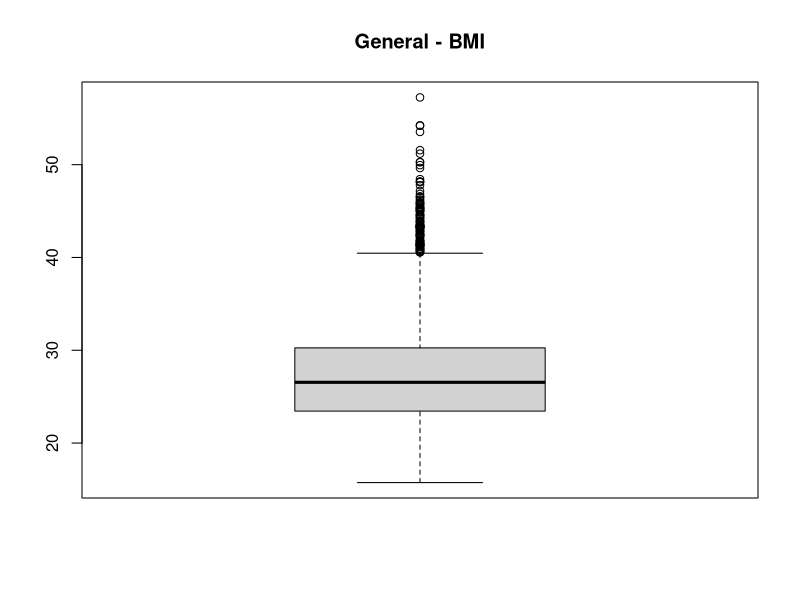
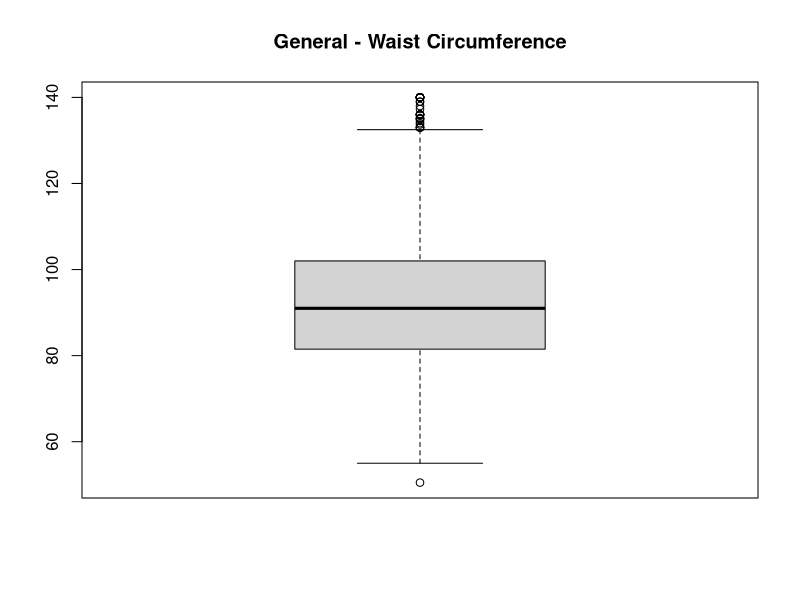
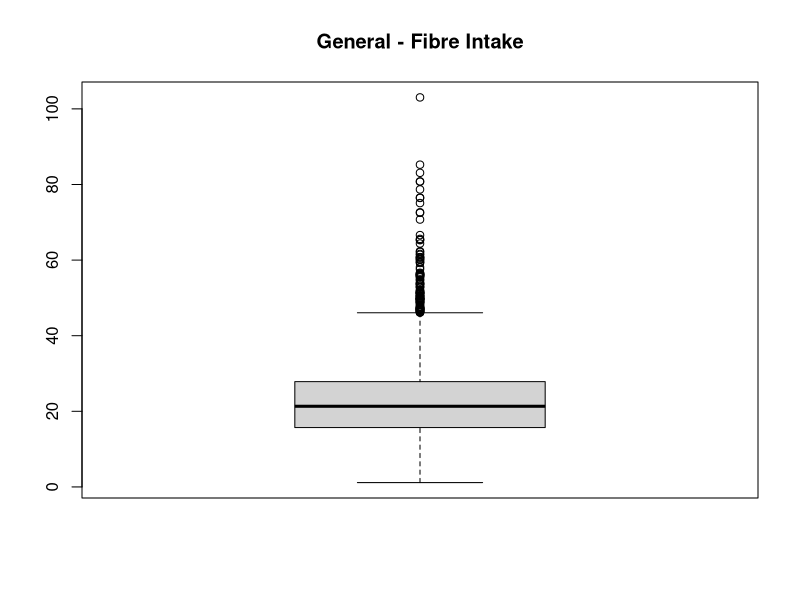
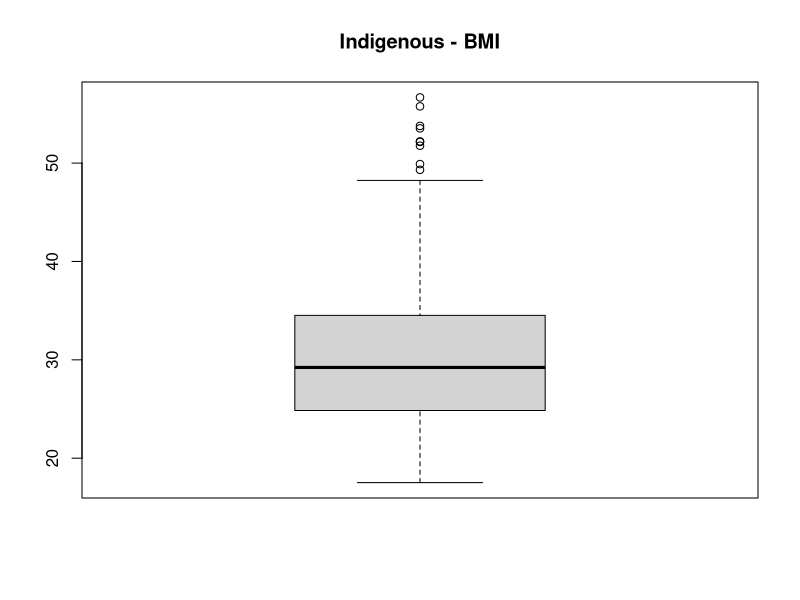
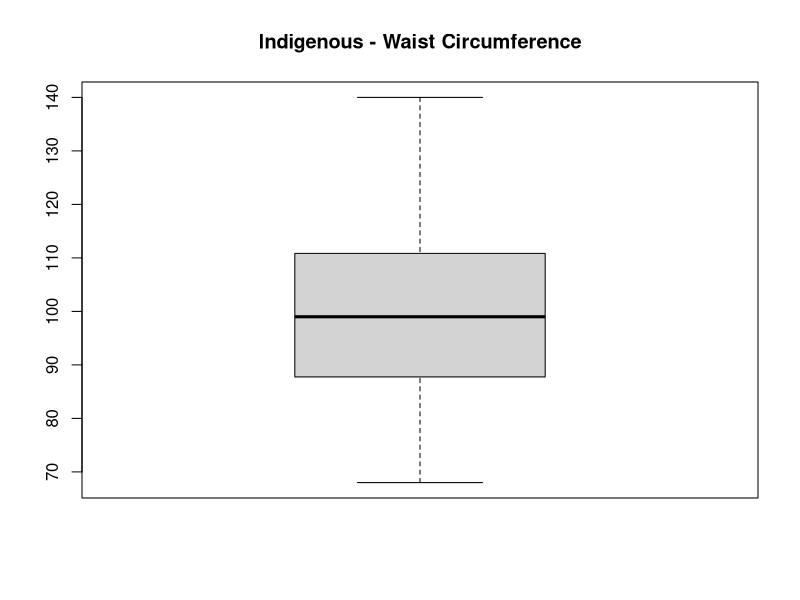
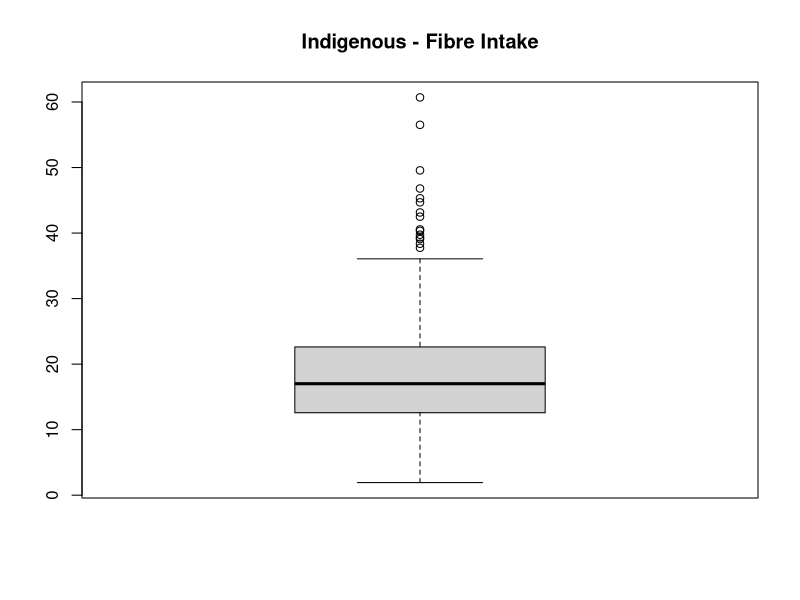

Write the R code that produced these figures, in order.
## ---- chunk 1
knitr::opts_chunk$set(echo = TRUE)
## ---- chunk 2
install.packages("readxl")
## ---- chunk 3
library(readxl)

general<- read_excel("rq3_general_nnpas_cleaned.xlsx")
indigenous <- read_excel("rq3_indigenous_natsinpas_cleaned.xlsx") 
head(general)
excel_sheets("rq3_general_nnpas_cleaned.xlsx")
## ---- chunk 4
general <- read_excel("rq3_general_nnpas_cleaned.xlsx", sheet = "eligible_sample")
head(general)
## ---- chunk 5
excel_sheets("rq3_indigenous_natsinpas_cleaned.xlsx")
indigenous <- read_excel("rq3_indigenous_natsinpas_cleaned.xlsx", sheet = "eligible_sample")
head(indigenous)
## ---- chunk 6
names(general)
names(indigenous)
## ---- chunk 7
install.packages("robustbase")
library(robustbase)
## ---- chunk 8
check_outliers <- function(data, name) {
  boxplot(data$bmi, main = paste(name, "- BMI"))
  boxplot(data$waist_cm, main = paste(name, "- Waist Circumference"))
  boxplot(data$fibre_2day_avg_g, main = paste(name, "- Fibre Intake"))
}

check_outliers(general, "General")
check_outliers(indigenous, "Indigenous")
## ---- chunk 9
install.packages("mice")
## ---- chunk 10
check_missing <- function(data, name) {
  cat("Missingness for", name, ":\n")
  print(colSums(is.na(data)))
  cat("\n")
}

check_missing(general, "General")
check_missing(indigenous, "Indigenous")
